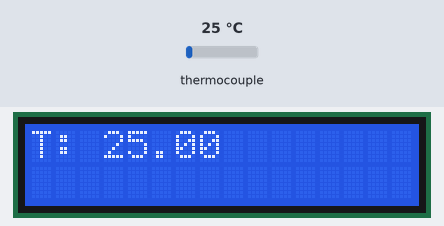
The sketch below on a simulated Arduino Uno, built with avr-gcc and run on an emulated ATmega328P. Shown: 16×2 character LCD. The inputs (shaded band) are chosen by the test bench; at power-on: thermocouple 25 °C. What the sketch prints to the serial monitor is not drawn.

Above: at 1.2 s.
1.3 s: thermocouple set to 6 °C
At 3.3 s:
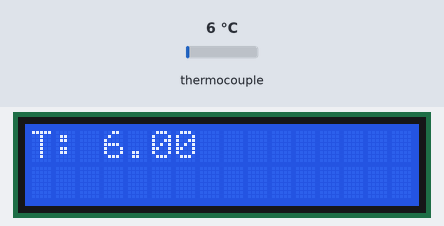
3.6 s: thermocouple set to 75 °C
At 4.7 s:
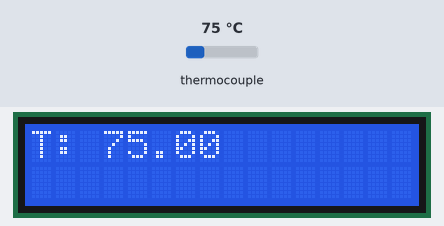
5.6 s: thermocouple set to 150 °C
At 7.1 s:
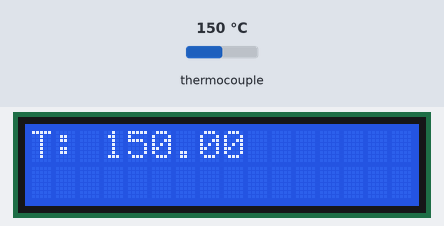
Timing chart, 0 to 8.6 s (numbered marks = the images above; inputs shaded):
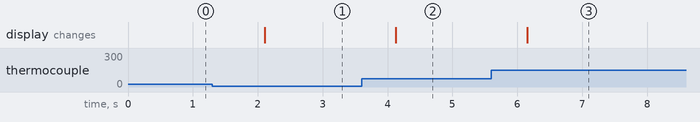

Measured:
- after the input at 1.3 s, the display: changes after 0.81 s (image 1)
- after the input at 3.6 s, the display: changes after 0.53 s (image 2)
- after the input at 5.6 s, the display: changes after 0.55 s (image 3)

The sketch:

V1.ino
```cpp
#include "max6675.h"
#include <Wire.h>
#include <LiquidCrystal_I2C.h>
#include "DS1307.h"

LiquidCrystal_I2C lcd(0x27, 2, 1, 0 , 4, 5, 6, 7, 3, POSITIVE);
int Pre_Sec;
DS1307 clock;//define a object of DS1307 class

int SO = 13;
int CS = 12;
int sck = 11;
MAX6675 module(sck, CS, SO);

void setup() {
  Serial.begin(115200);
  lcd.begin(16, 2);
  lcd.clear();
  lcd.print("Hello");
  lcd.setCursor( 0, 1 );
}

void loop() {
  float temperature = module.readCelsius();
  Serial.print("Temperature: ");
  Serial.print(temperature);
  Serial.println(F("°C "));
  lcd.clear();
  lcd.print("T: ");
  lcd.print(temperature);
  delay(1000);
}
```
